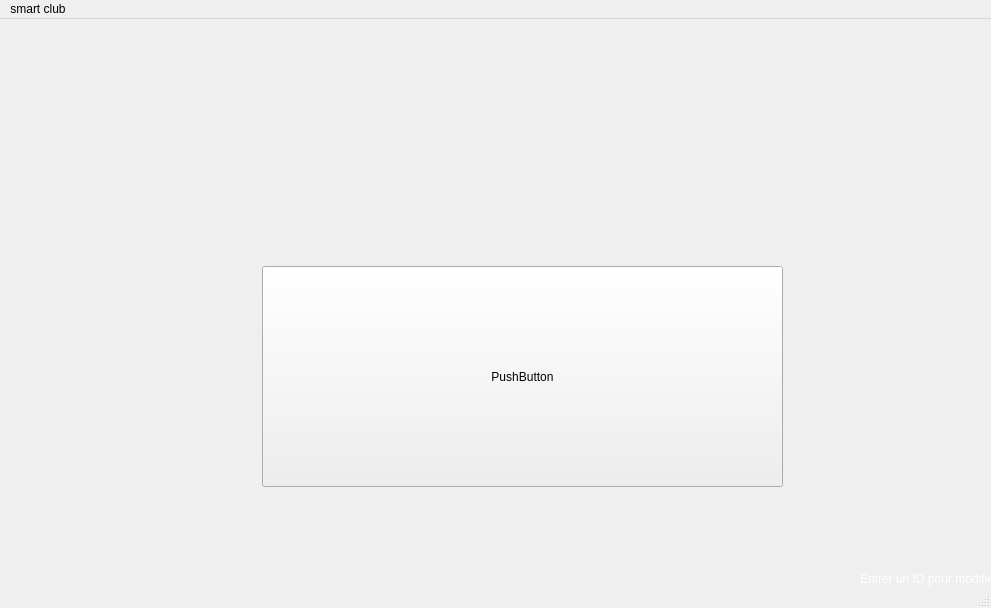
<?xml version="1.0" encoding="UTF-8"?>
<ui version="4.0">
 <class>MainWindow</class>
 <widget class="QMainWindow" name="MainWindow">
  <property name="geometry">
   <rect>
    <x>0</x>
    <y>0</y>
    <width>991</width>
    <height>608</height>
   </rect>
  </property>
  <property name="windowTitle">
   <string>MainWindow</string>
  </property>
  <property name="styleSheet">
   <string notr="true">border-image:url(:/images/2.png)</string>
  </property>
  <widget class="QWidget" name="centralwidget">
   <widget class="QLineEdit" name="etat">
    <property name="geometry">
     <rect>
      <x>1380</x>
      <y>550</y>
      <width>113</width>
      <height>22</height>
     </rect>
    </property>
    <property name="styleSheet">
     <string notr="true">border-image:rgb(255, 255, 255)</string>
    </property>
   </widget>
   <widget class="QLineEdit" name="id_equipement3">
    <property name="geometry">
     <rect>
      <x>880</x>
      <y>580</y>
      <width>121</width>
      <height>22</height>
     </rect>
    </property>
    <property name="styleSheet">
     <string notr="true">border-image:rgb(255, 255, 255)</string>
    </property>
   </widget>
   <widget class="QLabel" name="label_4">
    <property name="geometry">
     <rect>
      <x>1100</x>
      <y>590</y>
      <width>51</width>
      <height>16</height>
     </rect>
    </property>
    <property name="styleSheet">
     <string notr="true">color:white</string>
    </property>
    <property name="text">
     <string>model</string>
    </property>
   </widget>
   <widget class="QLabel" name="label_21">
    <property name="geometry">
     <rect>
      <x>860</x>
      <y>550</y>
      <width>171</width>
      <height>20</height>
     </rect>
    </property>
    <property name="styleSheet">
     <string notr="true">color:white</string>
    </property>
    <property name="text">
     <string>Entrer un ID pour modifier</string>
    </property>
   </widget>
   <widget class="QPushButton" name="pushButton_3">
    <property name="geometry">
     <rect>
      <x>680</x>
      <y>610</y>
      <width>93</width>
      <height>28</height>
     </rect>
    </property>
    <property name="styleSheet">
     <string notr="true">border-image:url(:/images/supp.png)</string>
    </property>
    <property name="text">
     <string/>
    </property>
   </widget>
   <widget class="QPushButton" name="modifiereq">
    <property name="geometry">
     <rect>
      <x>890</x>
      <y>610</y>
      <width>93</width>
      <height>28</height>
     </rect>
    </property>
    <property name="styleSheet">
     <string notr="true">border-image:url(:/images/modif.png)</string>
    </property>
    <property name="text">
     <string/>
    </property>
   </widget>
   <widget class="QLineEdit" name="id_equipement">
    <property name="geometry">
     <rect>
      <x>1160</x>
      <y>510</y>
      <width>113</width>
      <height>22</height>
     </rect>
    </property>
    <property name="styleSheet">
     <string notr="true">border-image:rgb(255, 255, 255)</string>
    </property>
   </widget>
   <widget class="QLabel" name="label_9">
    <property name="geometry">
     <rect>
      <x>1290</x>
      <y>590</y>
      <width>81</width>
      <height>16</height>
     </rect>
    </property>
    <property name="styleSheet">
     <string notr="true">color:white</string>
    </property>
    <property name="text">
     <string>disponibilite</string>
    </property>
   </widget>
   <widget class="QLineEdit" name="marque">
    <property name="geometry">
     <rect>
      <x>1160</x>
      <y>550</y>
      <width>113</width>
      <height>22</height>
     </rect>
    </property>
    <property name="styleSheet">
     <string notr="true">border-image:rgb(255, 255, 255)</string>
    </property>
   </widget>
   <widget class="QLabel" name="label_2">
    <property name="geometry">
     <rect>
      <x>1100</x>
      <y>510</y>
      <width>31</width>
      <height>16</height>
     </rect>
    </property>
    <property name="styleSheet">
     <string notr="true">color:white</string>
    </property>
    <property name="text">
     <string>ID</string>
    </property>
   </widget>
   <widget class="QPushButton" name="pushButton">
    <property name="geometry">
     <rect>
      <x>1280</x>
      <y>630</y>
      <width>93</width>
      <height>28</height>
     </rect>
    </property>
    <property name="styleSheet">
     <string notr="true">border-image:url(:/images/ajout.png)</string>
    </property>
    <property name="text">
     <string/>
    </property>
   </widget>
   <widget class="QLineEdit" name="disponibilite">
    <property name="geometry">
     <rect>
      <x>1380</x>
      <y>590</y>
      <width>113</width>
      <height>22</height>
     </rect>
    </property>
    <property name="styleSheet">
     <string notr="true">border-image:rgb(255, 255, 255)</string>
    </property>
   </widget>
   <widget class="QLabel" name="label_5">
    <property name="geometry">
     <rect>
      <x>1290</x>
      <y>510</y>
      <width>51</width>
      <height>16</height>
     </rect>
    </property>
    <property name="styleSheet">
     <string notr="true">color:white</string>
    </property>
    <property name="text">
     <string>prix</string>
    </property>
   </widget>
   <widget class="QLineEdit" name="model">
    <property name="geometry">
     <rect>
      <x>1160</x>
      <y>590</y>
      <width>113</width>
      <height>22</height>
     </rect>
    </property>
    <property name="styleSheet">
     <string notr="true">border-image:rgb(255, 255, 255)</string>
    </property>
   </widget>
   <widget class="QLabel" name="label_8">
    <property name="geometry">
     <rect>
      <x>1290</x>
      <y>550</y>
      <width>51</width>
      <height>16</height>
     </rect>
    </property>
    <property name="styleSheet">
     <string notr="true">color:white</string>
    </property>
    <property name="text">
     <string>etat</string>
    </property>
   </widget>
   <widget class="QLabel" name="label_3">
    <property name="geometry">
     <rect>
      <x>1100</x>
      <y>550</y>
      <width>51</width>
      <height>16</height>
     </rect>
    </property>
    <property name="styleSheet">
     <string notr="true">color:white</string>
    </property>
    <property name="text">
     <string>marque</string>
    </property>
   </widget>
   <widget class="QLineEdit" name="prix">
    <property name="geometry">
     <rect>
      <x>1380</x>
      <y>510</y>
      <width>113</width>
      <height>22</height>
     </rect>
    </property>
    <property name="styleSheet">
     <string notr="true">border-image:rgb(255, 255, 255)</string>
    </property>
   </widget>
   <widget class="QPushButton" name="pushButton_2">
    <property name="geometry">
     <rect>
      <x>262</x>
      <y>247</y>
      <width>521</width>
      <height>221</height>
     </rect>
    </property>
    <property name="text">
     <string>PushButton</string>
    </property>
   </widget>
  </widget>
  <widget class="QMenuBar" name="menubar">
   <property name="geometry">
    <rect>
     <x>0</x>
     <y>0</y>
     <width>991</width>
     <height>26</height>
    </rect>
   </property>
   <widget class="QMenu" name="menusmart_club">
    <property name="title">
     <string>smart club</string>
    </property>
   </widget>
   <addaction name="menusmart_club"/>
  </widget>
  <widget class="QStatusBar" name="statusbar"/>
 </widget>
 <resources/>
 <connections/>
</ui>
